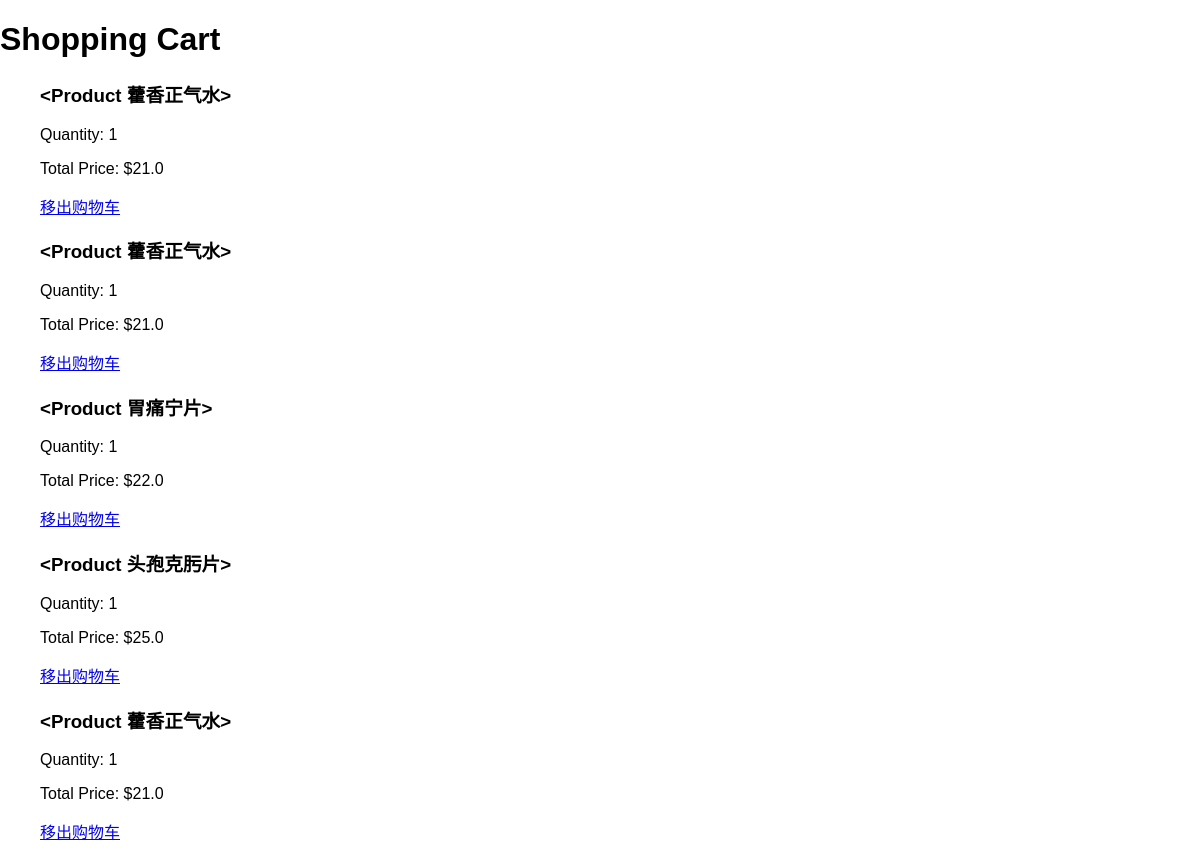
/cart (signed in), run on the app's committed database.
### bcart.py (models this page shows)
class Order(db.Model):
    id = db.Column(db.Integer, primary_key=True)
    user_id = db.Column(db.Integer, db.ForeignKey('user.id'), nullable=False)
    product_id = db.Column(db.Integer, db.ForeignKey('product.id'), nullable=False)
    quantity = db.Column(db.Integer, nullable=False)
    total_price = db.Column(db.Float, nullable=False)
    user = db.relationship('User', backref='orders')
    product = db.relationship('Product', backref='orders')
    create_on = db.Column(DateTime, default=datetime.now())
    def __repr__(self):
        return f'<Order {self.id}>'

class Product(db.Model):
    id = db.Column(db.Integer, primary_key=True)
    name = db.Column(db.String(100), nullable=False)
    catalog = db.Column(db.String(50),)
    size = db.Column(db.String(250),)
    price = db.Column(db.Float,)
    short_description = db.Column(db.Text,)
    long_description = db.Column(db.Text,)
    image_path = db.Column(db.Text,)
    create_on = db.Column(DateTime,default = datetime.now)
    def __repr__(self):
        return f'<Product {self.name}>'

### bcart.py (the view, shortened to what this page needs)
@app.route('/cart',methods = ["POST","GET"])
@login_required
def cart():
    print(current_user)
    orders = Order.query.filter_by(user_id = current_user.id).all()
    print(orders)
    return render_template('cart.html', orders=orders)

### bcart.py (called while the page is built)
@login_manager.user_loader
def load_user(user_id):
    return User.query.get(user_id)

    def __repr__(self):
        return f'<User {self.username}>'

### templates/cart.html (shortened to what this page needs)
<!DOCTYPE html>
<html>
<head>
     <link rel="stylesheet" type="text/css" href="{{ url_for('static', filename='css/style.css') }}">
</head>
<body>
    <h1>Shopping Cart</h1>
    <ul>
    {% if orders %}
        {% for order in orders %}
        <div>
            <h3>{{ order.product }}</h3>
            <p>Quantity: {{ order.quantity }}</p>
            <p>Total Price: ${{ order.total_price }}</p>
            <a href="{{ url_for('remove_from_cart',order_id = order.product.id) }}">移出购物车</a>
        </div>
    {% endfor %}
    {% endif %}
    </ul>
</body>
</html>

### static/style.css (style rules this page uses)
body { font-family: Arial, sans-serif; margin: 0; padding: 0; }

### data on the page
Order: product "<Product 藿香正气水>", quantity "1", total_price "21.0"
Order: product "<Product 藿香正气水>", quantity "1", total_price "21.0"
Order: product "<Product 胃痛宁片>", quantity "1", total_price "22.0"
Order: product "<Product 头孢克肟片>", quantity "1", total_price "25.0"
Order: product "<Product 藿香正气水>", quantity "1", total_price "21.0"
